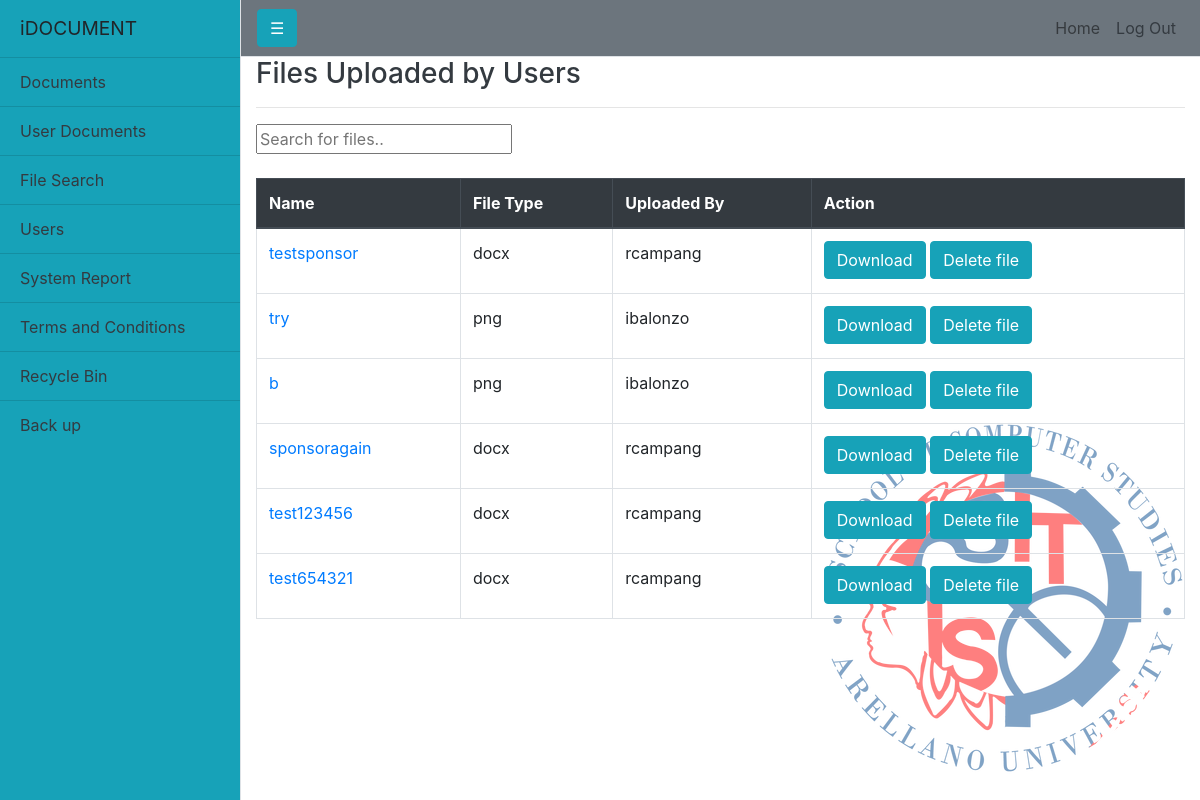
Screenshot of /userfiles_view.php (signed in) with the database file from the repository.
### tables this page shows
CREATE TABLE `user_upload` (
  `id` int(11) NOT NULL AUTO_INCREMENT,
  `filename` varchar(500) NOT NULL,
  `filepath` varchar(500) NOT NULL,
  `uploaded_by` varchar(40) NOT NULL,
  `shared_by` varchar(40) DEFAULT NULL,
  `seen` varchar(40) NOT NULL DEFAULT 'no',
  `date_uploaded` varchar(40) DEFAULT current_timestamp(),
  PRIMARY KEY (`id`)
);

### userfiles_view.php (the view, shortened to what this page needs)
<?php
require 'connection.php';
?>
<!DOCTYPE html>
<html lang="en">
	<head>
        <link href="vendor/bootstrap/css/bootstrap.css" rel="stylesheet">
        <link rel="stylesheet" href="../../plugins/fontawesome-free/css/all.min.css">
  <link href="css/simple-sidebar.css" rel="stylesheet">
</head>
<body >
<div class="watermark"></div>
    <div class="d-flex" id="wrapper">
    <div class="bg-info border-right" id="sidebar-wrapper">
      <div class="sidebar-heading">iDOCUMENT</div>
      <div class="list-group list-group-flush">
        <a href="subok.php?foldname=" class="text-dark list-group-item list-group-item-action bg-info">Documents</a>
        <a href="userfiles_view.php" class="text-dark list-group-item list-group-item-action bg-info">User Documents</a>
        <a href="search.php" class="text-dark list-group-item list-group-item-action bg-info">File Search</a>
        <a href="userslist.php" class="text-dark list-group-item list-group-item-action bg-info">Users</a>
        <a href="reports.php" class="text-dark list-group-item list-group-item-action bg-info">System Report</a>
        <a href="terms-conditions.php" class="text-dark list-group-item list-group-item-action bg-info">Terms and Conditions</a>
        <a href="trashbin.php" class="text-dark list-group-item list-group-item-action bg-info">Recycle Bin</a>
        <a href="back_up_page.php" class="text-dark list-group-item list-group-item-action bg-info">Back up</a>
      </div>
    </div>
    <div id="page-content-wrapper">
      <nav class="navbar navbar-expand-lg navbar-light bg-secondary border-bottom">
        <button class="btn btn-info" id="menu-toggle">☰ </button>
        <div class="collapse navbar-collapse" id="navbarSupportedContent">
          <ul class="navbar-nav ml-auto mt-2 mt-lg-0">
            <li class="nav-item text-dark">
              <a class="nav-link" href="adminhome.php">Home</a>
            </li>
            <li class="nav-item text-dark">
              <a class="nav-link text-dark"  onClick="return checkDelete()" href="logout.php">Log Out</a>
            </li>
          </ul>
        </div>
      </nav>
	<div class="col-md-12 well">
		<h3 class="text-dark">Files Uploaded by Users</h3>
		<hr style="border-top:1px dottec #ccc;">
	<input type="text" id="myInput" onkeyup="myFunction()" placeholder="Search for files.." title="Type in a name">
		<br /><br />
		<table class="table table-bordered" id="myTable">
			<thead class="thead-dark">
				<tr>
					<th onclick="w3.sortHTML('#myTable', '.item', 'td:nth-child(1)')" style="cursor:pointer">Name</th>
					<th onclick="w3.sortHTML('#myTable', '.item', 'td:nth-child(2)')" style="cursor:pointer">File Type</th>
					<th onclick="w3.sortHTML('#myTable', '.item', 'td:nth-child(3)')" style="cursor:pointer">Uploaded By</th>
					<th>Action</th>
				</tr>
			</thead>
			<tbody class="">
				<?php
					$row = $conn->query("SELECT * FROM `user_upload` WHERE shared_by='user'") or die(mysqli_error());
					while($fetch = $row->fetch_array()){
				?>
					<tr class="item">
						<?php
							$name = explode('/', $fetch['filepath']);
							$id = explode('/', $fetch['id']);
							$filefetchtype=$fetch['filepath'];
							$file_part = pathinfo($filefetchtype, PATHINFO_EXTENSION);
						?>
						<td><a href="preview.php?file=<?php echo $name[1]?>"target="_blank"><?php echo $fetch['filename'];?></a>
						</td>
						<td><p><?php echo $file_part?></p>
						</td>
						<td><p><?php echo $fetch['uploaded_by'];?></p>
						</td>
						<td><a href="download.php?file=<?php echo $name[1]?>" class="btn btn-info"><span class="glyphicon glyphicon-download"></span> Download</a>
						<a onClick="return checkDelete()" href="admin_userfile_delete.php?fileid=<?php echo $id[0]?>" class="btn btn-info">Delete file</a>
						</td>
					</tr>
				<?php
					}
				?>
			</tbody>
		</table>
	</div>
</div>
</div>
</body>
</html>

### css/simple-sidebar.css (style rules this page uses)
body { overflow-x: hidden; }
#sidebar-wrapper { min-height: 100vh; margin-left: -15rem; -webkit-transition: margin .25s ease-out; -moz-transition: margin .25s ease-out; -o-transition: margin .25s ease-out; transition: margin .25s ease-out; }
#sidebar-wrapper .sidebar-heading { padding: 0.875rem 1.25rem; font-size: 1.2rem; }
#sidebar-wrapper .list-group { width: 15rem; }
#page-content-wrapper { min-width: 100vw; }
@media (min-width: 768px) { #sidebar-wrapper { margin-left: 0; } }
@media (min-width: 768px) { #page-content-wrapper { min-width: 0; width: 100%; } }

### userfiles_view.php (style rules this page uses)
.watermark { background:url("scs.png") right bottom no-repeat; opacity: 0.5; position: fixed; width: 100%; height: 100%; }

### rows the page displays
user_upload: filename "testsponsor", filepath "docx", uploaded_by "rcampang"
user_upload: filename "try", filepath "png", uploaded_by "ibalonzo"
user_upload: filename "b", filepath "png", uploaded_by "ibalonzo"
user_upload: filename "sponsoragain", filepath "docx", uploaded_by "rcampang"
user_upload: filename "test123456", filepath "docx", uploaded_by "rcampang"
user_upload: filename "test654321", filepath "docx", uploaded_by "rcampang"
